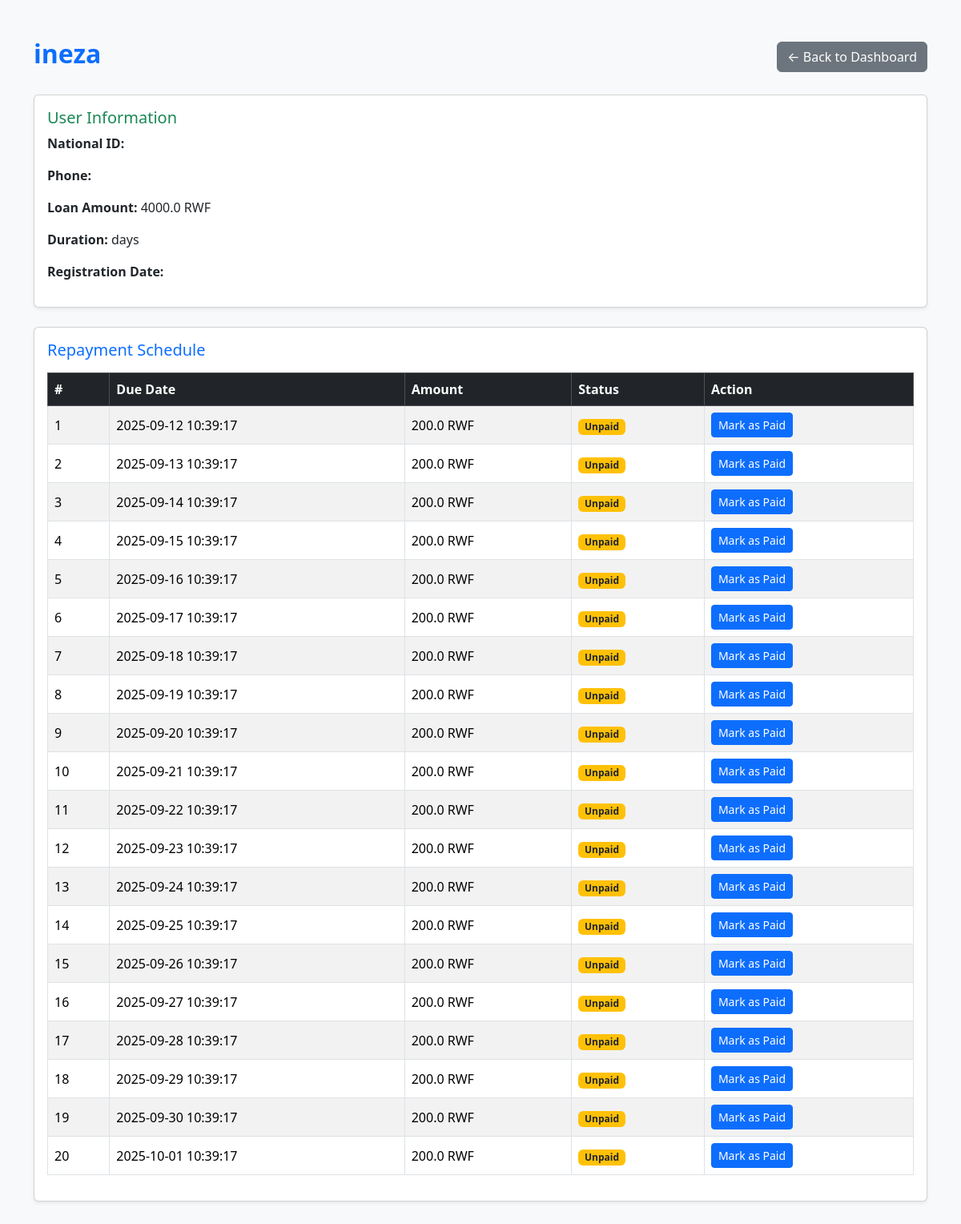
The page /user/3 (signed in) on the database as committed earlier.
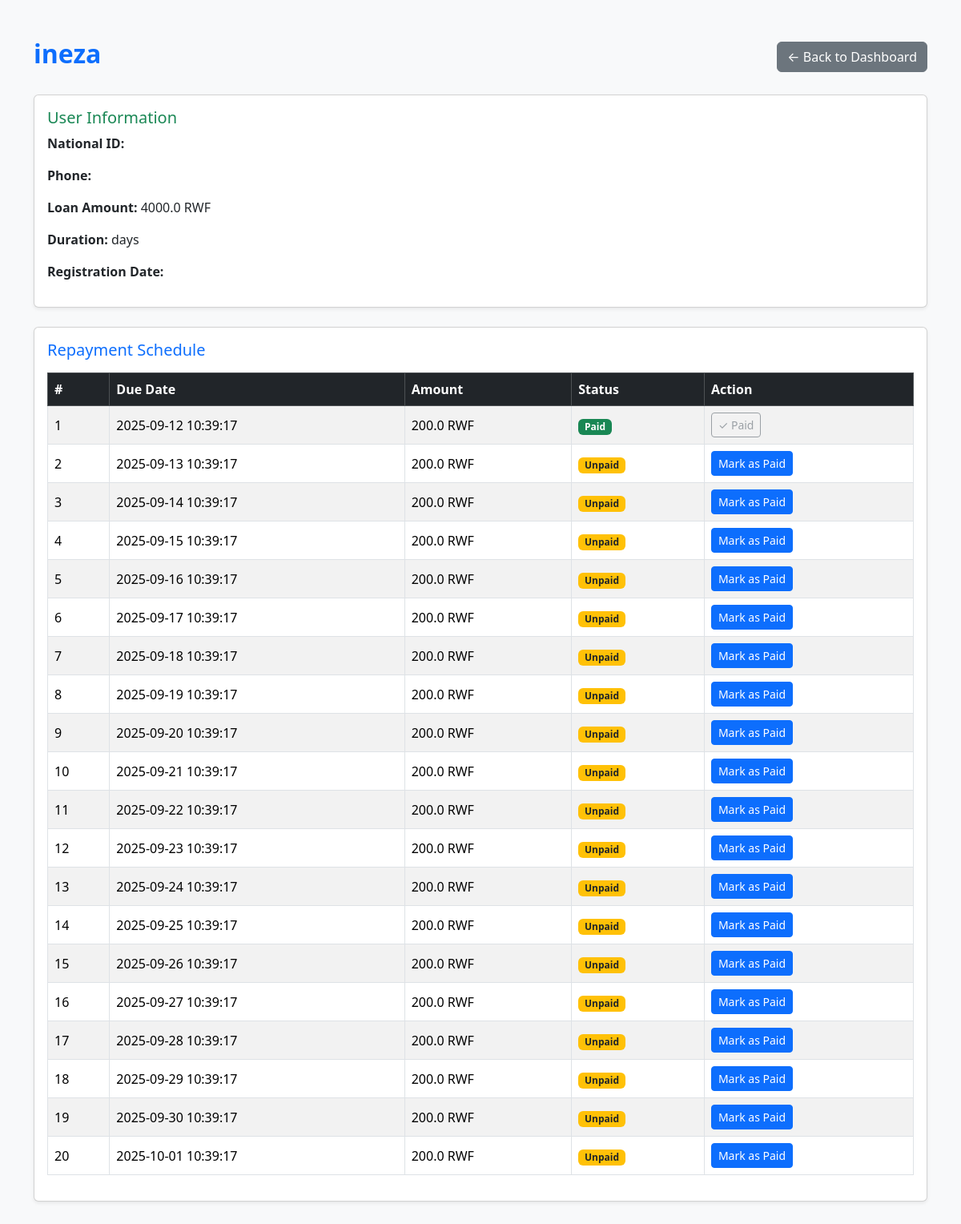
The same page on the database as committed later.
### tables this page shows
CREATE TABLE repayments (
            id INTEGER PRIMARY KEY AUTOINCREMENT,
            user_id INTEGER,
            amount REAL,
            due_date TEXT,
            paid INTEGER DEFAULT 0,
            FOREIGN KEY(user_id) REFERENCES users(id)
        );

### app.py (the view)
@app.route("/user/<int:user_id>")
def user_details(user_id):
    if "admin" not in session:
        return redirect(url_for("login"))
    user = get_user_by_id(user_id)
    if not user:
        flash("User not found", "error")
        return redirect(url_for("dashboard"))
    repayments = get_repayments_by_user(user_id)
    today = datetime.now()
    for r in repayments:
        due_date = datetime.strptime(r["due_date"], "%Y-%m-%d %H:%M:%S")
        delta = due_date - today
        r["countdown"] = f"{delta.days} days" if delta.days > 0 else "0 days"
        r["status"] = "Paid" if r.get("paid") == 1 else "Unpaid"
    return render_template("user_details.html", user=user, repayments=repayments)

### app.py (called while the page is built)
def get_user_by_id(user_id):
    conn = sqlite3.connect(DB_NAME)
    conn.row_factory = sqlite3.Row
    c = conn.cursor()
    c.execute("SELECT * FROM users WHERE id=?", (user_id,))
    row = c.fetchone()
    conn.close()
    return dict(row) if row else None

def get_repayments_by_user(user_id):
    conn = sqlite3.connect(DB_NAME)
    conn.row_factory = sqlite3.Row
    c = conn.cursor()
    c.execute("SELECT * FROM repayments WHERE user_id=?", (user_id,))
    rows = c.fetchall()
    conn.close()
    return [dict(r) for r in rows]

### templates/user_details.html (shortened to what this page needs)
<!DOCTYPE html>
<html lang="en">
<head>
    <link href="https://cdn.jsdelivr.net/npm/bootstrap@5.3.2/dist/css/bootstrap.min.css" rel="stylesheet">
</head>
<body class="bg-light">
    <div class="container py-5">
        <div class="d-flex justify-content-between align-items-center mb-4">
            <h2 class="fw-bold text-primary">{{ user.full_name }}</h2>
            <a href="{{ url_for('dashboard') }}" class="btn btn-secondary">← Back to Dashboard</a>
        </div>
        <div class="card shadow-sm mb-4">
            <div class="card-body">
                <h5 class="card-title text-success">User Information</h5>
                <p><strong>National ID:</strong> {{ user.national_id }}</p>
                <p><strong>Phone:</strong> {{ user.phone_number }}</p>
                <p><strong>Loan Amount:</strong> {{ user.loan_amount }} RWF</p>
                <p><strong>Duration:</strong> {{ user.loan_duration }} days</p>
                <p><strong>Registration Date:</strong> {{ user.registration_date }}</p>
            </div>
        </div>
        <div class="card shadow-sm">
            <div class="card-body">
                <h5 class="card-title text-primary mb-3">Repayment Schedule</h5>
                {% if repayments %}
                    <table class="table table-striped table-bordered align-middle">
                        <thead class="table-dark">
                            <tr>
                                <th>#</th>
                                <th>Due Date</th>
                                <th>Amount</th>
                                <th>Status</th>
                                <th>Action</th>
                            </tr>
                        </thead>
                        <tbody>
                            {% for r in repayments %}
                                <tr>
                                    <td>{{ loop.index }}</td>
                                    <td>{{ r.due_date }}</td>
                                    <td>{{ r.amount }} RWF</td>
                                    <td>
                                        {% if r.status == 'Paid' %}
                                            <span class="badge bg-success">Paid</span>
                                        {% elif r.status == 'Overdue' %}
                                            <span class="badge bg-danger">Overdue</span>
                                        {% else %}
                                            <span class="badge bg-warning text-dark">Unpaid</span>
                                        {% endif %}
                                    </td>
                                    <td>
                                        {% if r.status != 'Paid' %}
                                            <a href="{{ url_for('mark_paid', repayment_id=r.id) }}" class="btn btn-sm btn-primary">
                                                Mark as Paid
                                            </a>
                                        {% else %}
                                            <button class="btn btn-sm btn-outline-secondary" disabled>✓ Paid</button>
                                        {% endif %}
                                    </td>
                                </tr>
                            {% endfor %}
                        </tbody>
                    </table>
                {% else %}
                    <p class="text-muted">No repayment records found for this user.</p>
                {% endif %}
            </div>
        </div>
    </div>
</body>
</html>

Rows that differ between the two databases and show on the page:
changed repayments (number 1 of 20 on the later page): text "Unpaid Mark as Paid" → "Paid ✓ Paid"
